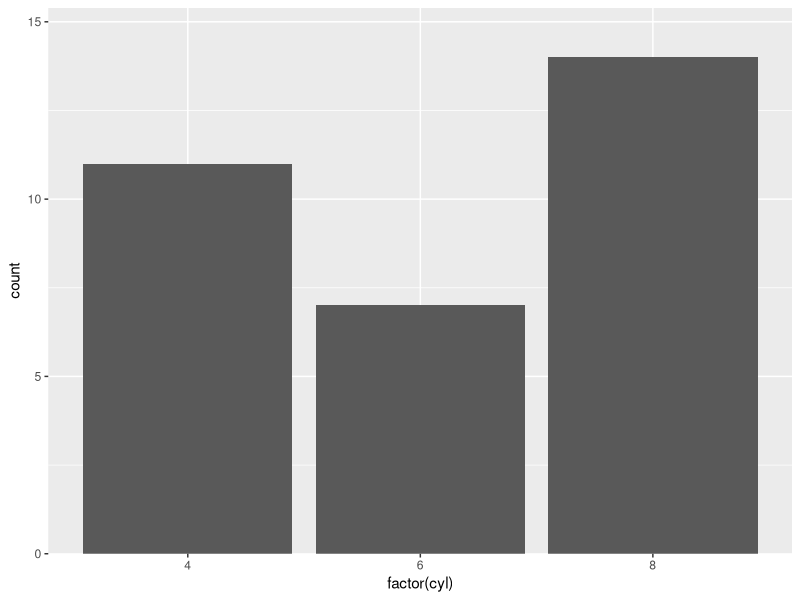
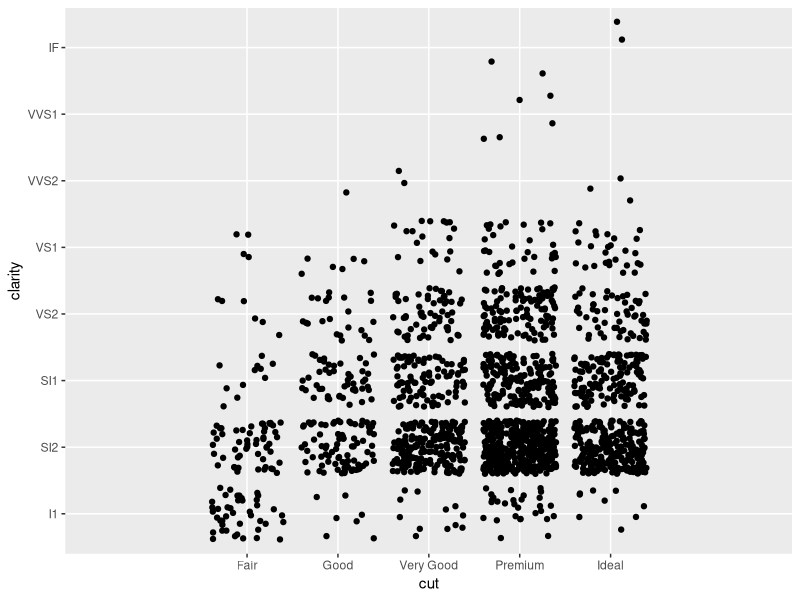
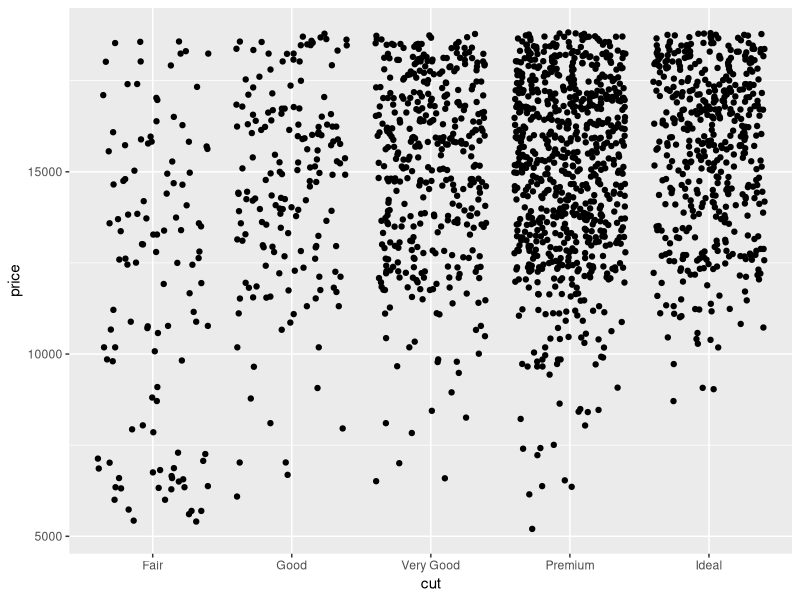

These charts were generated, in order, by the following R code:
library(ggplot2)


### Name: expand_scale
### Title: Generate expansion vector for scales.
### Aliases: expand_scale

### ** Examples

# No space below the bars but 10% above them
ggplot(mtcars) +
  geom_bar(aes(x = factor(cyl))) +
  scale_y_continuous(expand = expand_scale(mult = c(0, .1)))

# Add 2 units of space on the left and right of the data
ggplot(subset(diamonds, carat > 2), aes(cut, clarity)) +
  geom_jitter() +
  scale_x_discrete(expand = expand_scale(add = 2))

# Reproduce the default range expansion used
# when the ‘expand’ argument is not specified
ggplot(subset(diamonds, carat > 2), aes(cut, price)) +
  geom_jitter() +
  scale_x_discrete(expand = expand_scale(add = .6)) +
  scale_y_continuous(expand = expand_scale(mult = .05))



